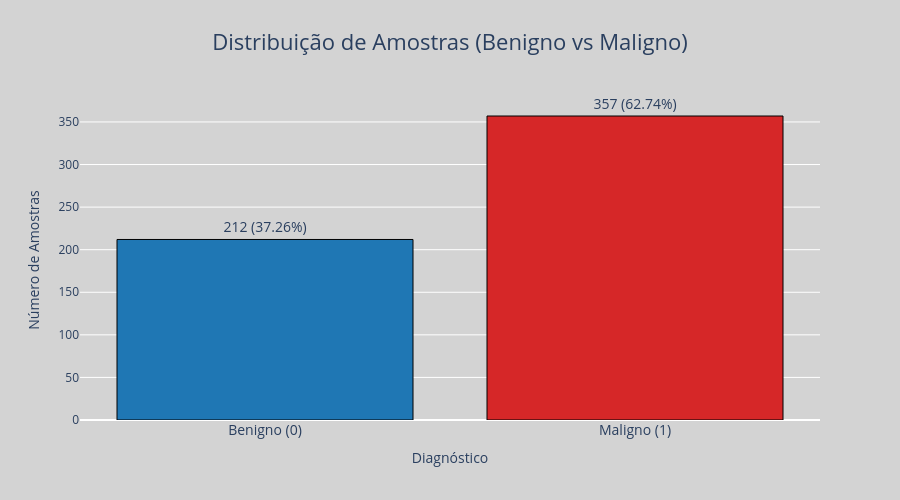

The notebook cell saved with this chart:
### Code cell
agrupando_target = df_cancer.groupby(['target']).size()
agrupando_target.index = ['Benigno (0)', 'Maligno (1)']
contagem_percentual = agrupando_target.values / agrupando_target.values.sum() * 100
texto_completo = [
    f'{contagem} ({perc:.2f}%)'
    for contagem, perc in zip(agrupando_target.values, contagem_percentual)
]


fig = px.bar(
    x=agrupando_target.index, 
    y=agrupando_target.values,
    title='Distribuição de Amostras (Benigno vs Maligno)', # Define o título principal do gráfico
    labels={'x': 'Diagnóstico', 'y': 'Número de Amostras'}, # Define os títulos dos eixos X e Y
    color=agrupando_target.index, # Usa os nomes das categorias para definir as cores das barras
    color_discrete_sequence=['#1f77b4', '#d62728'], # Define as cores específicas (Vermelho e Azul) para cada categoria
    text=texto_completo, # Usa os valores (contagens, porcentagem) como texto flutuante sobre as barras
    height=500 # Define a altura total do gráfico em pixels
)
fig.update_traces(
    textfont_size=14, # Define o tamanho da fonte dos números (rótulos de texto)
    textangle=0, # Mantém o texto (os números) sem rotação (0 graus)
    textposition="outside", # Posiciona o texto FORA e acima das barras
    cliponaxis=False, # Permite que o texto 'outside' não seja cortado pelo limite do gráfico
    marker_line_width=1, # **SUGESTÃO 1:** Define a largura da borda de cada barra
    marker_line_color='black' # **SUGESTÃO 1:** Define a cor da borda de cada barra como preta
)

fig.update_layout(
    plot_bgcolor='rgba(0,0,0,0)', # Torna o fundo da área do gráfico (onde as barras estão) transparente
    paper_bgcolor='lightgray', # **SUGESTÃO 2:** Define a cor do fundo da página/janela como branco para um visual mais limpo
    title_x=0.5, # Centraliza o título principal horizontalmente (0.5 = 50% da largura)
    title_font_size=22, # Use o valor que desejar (padrão é geralmente 18)
    showlegend=False # **SUGESTÃO 3:** Oculta a legenda, pois as cores já estão explicadas no eixo X                
)

fig.update_xaxes(tickfont_size=14) # Define o tamanho da fonte dos ticks do eixo X
fig.update_yaxes(tickfont_size=12, automargin=True) # Ajusta automaticamente a margem do eixo Y para evitar cortes de rótulos (melhor prática)
fig.show()

### Figure 1 — Plotly figure (JSON) as saved in the notebook; plotly's stock layout.template omitted (floating-point values rounded to 4 significant figures)
{"data": [{"cliponaxis": false, "hovertemplate": "color=Benigno (0)<br>Diagnóstico=%{x}<br>Número de Amostras=%{y}<br>text=%{text}<extra></extra>", "legendgroup": "Benigno (0)", "marker": {"color": "#1f77b4", "line": {"color": "black", "width": 1}, "pattern": {"shape": ""}}, "name": "Benigno (0)", "orientation": "v", "showlegend": true, "text": ["212 (37.26%)"], "textangle": 0, "textfont": {"size": 14}, "textposition": "outside", "type": "bar", "x": ["Benigno (0)"], "xaxis": "x", "y": [212], "yaxis": "y"}, {"cliponaxis": false, "hovertemplate": "color=Maligno (1)<br>Diagnóstico=%{x}<br>Número de Amostras=%{y}<br>text=%{text}<extra></extra>", "legendgroup": "Maligno (1)", "marker": {"color": "#d62728", "line": {"color": "black", "width": 1}, "pattern": {"shape": ""}}, "name": "Maligno (1)", "orientation": "v", "showlegend": true, "text": ["357 (62.74%)"], "textangle": 0, "textfont": {"size": 14}, "textposition": "outside", "type": "bar", "x": ["Maligno (1)"], "xaxis": "x", "y": [357], "yaxis": "y"}], "layout": {"barmode": "relative", "height": 500, "legend": {"title": {"text": "color"}, "tracegroupgap": 0}, "paper_bgcolor": "lightgray", "plot_bgcolor": "rgba(0,0,0,0)", "showlegend": false, "title": {"font": {"size": 22}, "text": "Distribuição de Amostras (Benigno vs Maligno)", "x": 0.5}, "xaxis": {"anchor": "y", "domain": [0, 1], "tickfont": {"size": 14}, "title": {"text": "Diagnóstico"}}, "yaxis": {"anchor": "x", "automargin": true, "domain": [0, 1], "tickfont": {"size": 12}, "title": {"text": "Número de Amostras"}}}}
